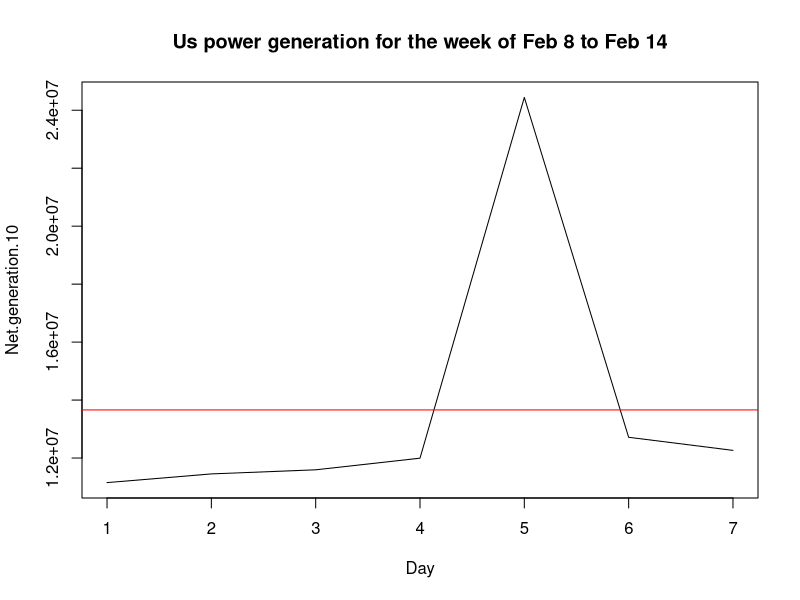

R code for this plot:
A <- read.delim('Exc2/table.tsv')
A$DateTime <- as.POSIXct( A$megawatthours, tz = "EST", "%H:%M EST %m/%d/%Y" )


B <- A[ order(A$DateTime), ]

# get the range of dates we want to analyze (Feb 1 to Feb 7) in an arrays by days
startDate <- as.POSIXct("2021-02-08 00:00:01 IST")
endDate <- as.POSIXct("2021-02-14 23:59:59 IST")
D <- A[A$DateTime > startDate & A$DateTime < endDate,]
D <- D[order(D$DateTime),]
# filter only the datetime and the net.generation.10
D <- D[, c('DateTime', 'Net.generation.10')]
# Group the data by day
D <- aggregate(D$Net.generation.10, by = list(as.Date(D$DateTime)), FUN = sum)
# Calculate the mean and standard deviation of the net.generation.10

# Calculate the mean and standard deviation of the net.generation.10
mean <- mean(D$x)

#plot D
plot(D$x, type = "l", xlab = "Day", ylab = "Net.generation.10",
     main = "Us power generation for the week of Feb 8 to Feb 14")

# plot the mean line
abline(h = mean, col = "red")


